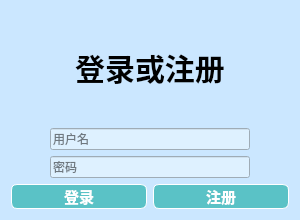
<?xml version="1.0" encoding="UTF-8"?>
<ui version="4.0">
 <class>SignInDialog</class>
 <widget class="QDialog" name="SignInDialog">
  <property name="geometry">
   <rect>
    <x>0</x>
    <y>0</y>
    <width>300</width>
    <height>220</height>
   </rect>
  </property>
  <property name="sizePolicy">
   <sizepolicy hsizetype="Fixed" vsizetype="Fixed">
    <horstretch>0</horstretch>
    <verstretch>0</verstretch>
   </sizepolicy>
  </property>
  <property name="minimumSize">
   <size>
    <width>300</width>
    <height>220</height>
   </size>
  </property>
  <property name="maximumSize">
   <size>
    <width>300</width>
    <height>220</height>
   </size>
  </property>
  <property name="windowTitle">
   <string>登录/注册</string>
  </property>
  <property name="windowIcon">
   <iconset resource="resource.qrc">
    <normaloff>:/new/icons/user.png</normaloff>:/new/icons/user.png</iconset>
  </property>
  <property name="styleSheet">
   <string notr="true">QDialog {
    
	
	
	background-color: rgb(203, 231, 255);
}

/* 强制所有子控件透明 */
QDialog*{
    background-color: transparent !important;
}</string>
  </property>
  <layout class="QVBoxLayout" name="verticalLayout">
   <item>
    <layout class="QHBoxLayout" name="horizontalLayout">
     <item>
      <widget class="QLabel" name="label_2">
       <property name="font">
        <font>
         <family>Microsoft YaHei</family>
         <pointsize>-1</pointsize>
         <bold>true</bold>
        </font>
       </property>
       <property name="styleSheet">
        <string notr="true">QLabel{
		font-family:&quot;Microsoft YaHei&quot;;
		font-size:30px;
		font-weight:bold;
		color:black;
		border:none;
}</string>
       </property>
       <property name="text">
        <string>登录或注册</string>
       </property>
       <property name="alignment">
        <set>Qt::AlignCenter</set>
       </property>
      </widget>
     </item>
    </layout>
   </item>
   <item>
    <layout class="QHBoxLayout" name="horizontalLayout_2">
     <property name="rightMargin">
      <number>0</number>
     </property>
     <item>
      <widget class="QtMaterialAutoComplete" name="nameIn">
       <property name="maximumSize">
        <size>
         <width>200</width>
         <height>16777215</height>
        </size>
       </property>
       <property name="styleSheet">
        <string notr="true">*{
	
	background-color: rgb(222, 241, 255);
}</string>
       </property>
       <property name="placeholderText">
        <string>用户名</string>
       </property>
      </widget>
     </item>
    </layout>
   </item>
   <item>
    <layout class="QHBoxLayout" name="horizontalLayout_3">
     <property name="rightMargin">
      <number>0</number>
     </property>
     <item>
      <widget class="QLineEdit" name="pwIn">
       <property name="maximumSize">
        <size>
         <width>200</width>
         <height>16777215</height>
        </size>
       </property>
       <property name="styleSheet">
        <string notr="true">*{
	background-color: rgb(222, 241, 255);
}</string>
       </property>
       <property name="echoMode">
        <enum>QLineEdit::Password</enum>
       </property>
       <property name="placeholderText">
        <string>密码</string>
       </property>
      </widget>
     </item>
    </layout>
   </item>
   <item>
    <layout class="QHBoxLayout" name="horizontalLayout_4">
     <item>
      <widget class="QPushButton" name="loginB">
       <property name="styleSheet">
        <string notr="true">QPushButton{
		border:0.5px solid white;
		border-radius:6px;
		background-color:rgb(90,194,198);
		min-width:80px;
		font-family:&quot;Microsoft YaHei&quot;;
		font-size:11pt;
		font-weight:bold;
		color:white;
}
QPushButton:hover{
		border:0.5px solid white;
		border-radius:6px;
		background-color:#1fab89;
		min-width:80px;
		font-family:&quot;Microsoft YaHei&quot;;
		font-size:10pt;
		font-weight:bold;
		color:white;
}</string>
       </property>
       <property name="text">
        <string>登录</string>
       </property>
      </widget>
     </item>
     <item>
      <widget class="QPushButton" name="signupB">
       <property name="styleSheet">
        <string notr="true">QPushButton{
		border:0.5px solid white;
		border-radius:6px;
		background-color:rgb(90,194,198);
		min-width:80px;
		font-family:&quot;Microsoft YaHei&quot;;
		font-size:11pt;
		font-weight:bold;
		color:white;
}
QPushButton:hover{
		border:0.5px solid white;
		border-radius:6px;
		background-color:#1fab89;
		min-width:80px;
		font-family:&quot;Microsoft YaHei&quot;;
		font-size:10pt;
		font-weight:bold;
		color:white;
}</string>
       </property>
       <property name="text">
        <string>注册</string>
       </property>
      </widget>
     </item>
    </layout>
   </item>
  </layout>
 </widget>
 <customwidgets>
  <customwidget>
   <class>QtMaterialAutoComplete</class>
   <extends>QLineEdit</extends>
   <header location="global">qtmaterialautocomplete.h</header>
  </customwidget>
 </customwidgets>
 <resources>
  <include location="resource.qrc"/>
 </resources>
 <connections/>
</ui>
